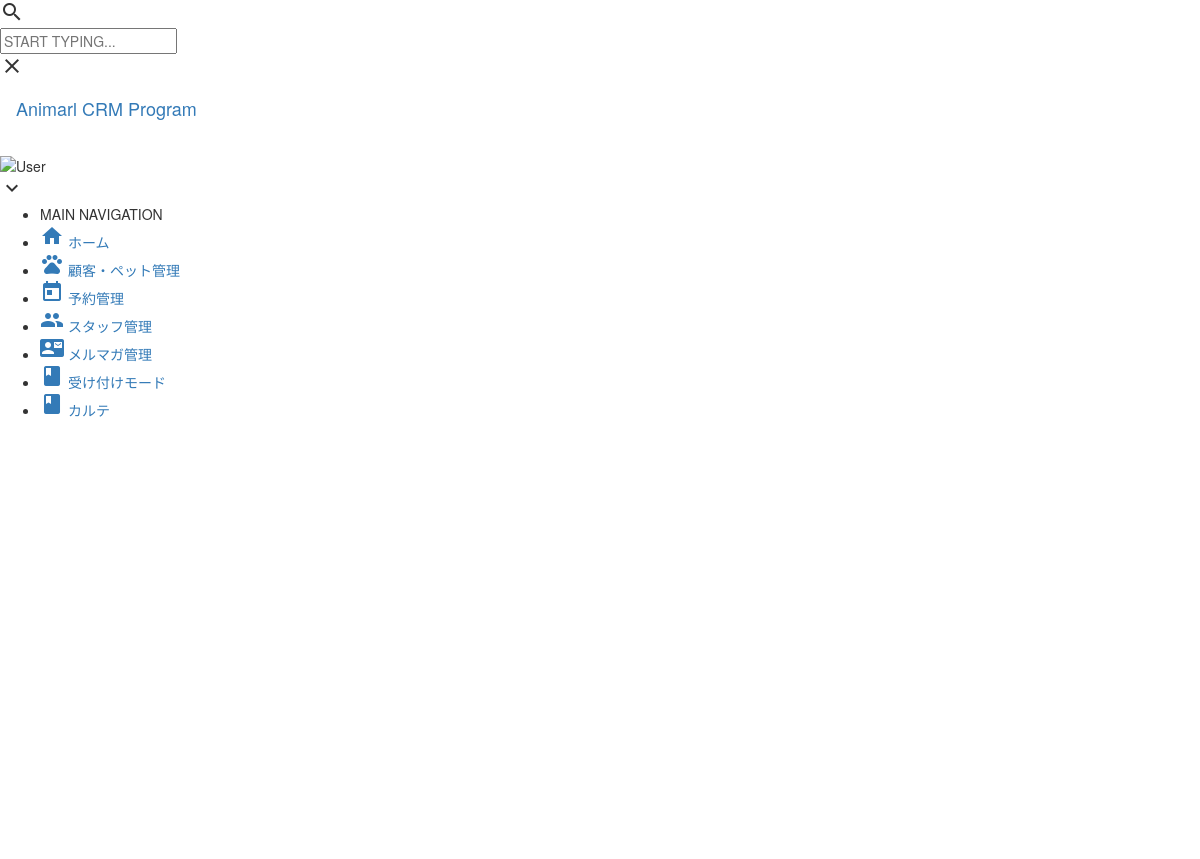
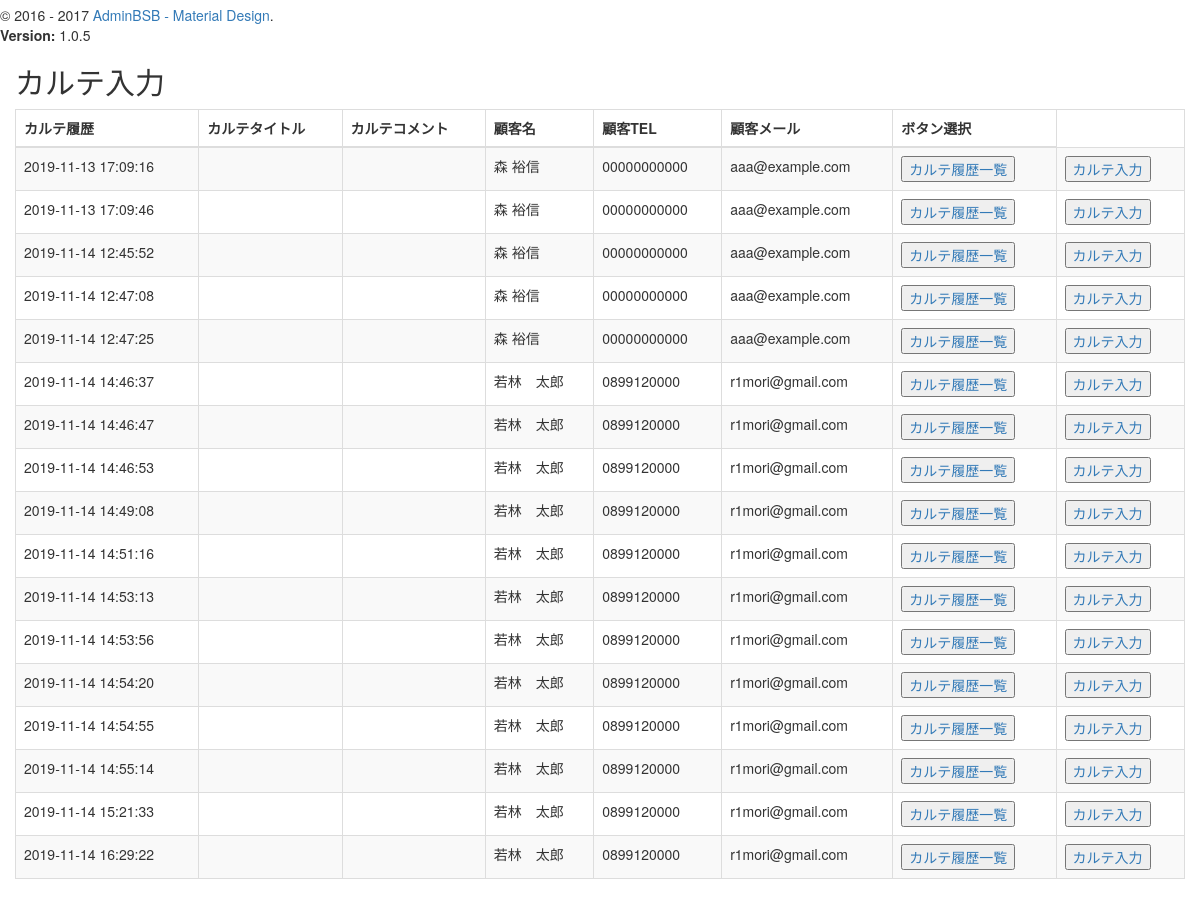
The page /index.php/karte_history on the database its author committed (2 pictures, top to bottom).
### tables this page shows
CREATE TABLE `karute` (
  `karute_id` int(5) NOT NULL AUTO_INCREMENT COMMENT 'カルテid',
  `karute_shop_id` int(5) NOT NULL COMMENT 'ショップidとのリレーション用id',
  `karute_customer_id` int(5) NOT NULL COMMENT 'カスタマーidとのリレーション用id',
  `karute_title` varchar(100) NOT NULL COMMENT 'カルテタイトル',
  `karute_comment` varchar(255) DEFAULT NULL COMMENT 'カルテ欄',
  `karute_created_at` datetime NOT NULL DEFAULT CURRENT_TIMESTAMP COMMENT '作成日時',
  `karute_update_at` datetime NOT NULL DEFAULT CURRENT_TIMESTAMP ON UPDATE CURRENT_TIMESTAMP COMMENT '更新日時',
  `karute_state` int(3) DEFAULT '1' COMMENT '削除フラグ',
  PRIMARY KEY (`karute_id`),
  KEY `i_karute` (`karute_id`)
);

CREATE TABLE `customer` (
  `customer_id` int(5) NOT NULL AUTO_INCREMENT COMMENT '顧客id',
  `customer_shop_id` int(5) DEFAULT NULL COMMENT '顧客管理ショップid',
  `customer_name` varchar(200) NOT NULL COMMENT '顧客名',
  `customer_kana` varchar(200) DEFAULT NULL COMMENT 'カナ',
  `customer_tel` varchar(11) DEFAULT NULL COMMENT '電話番号',
  `customer_zip_adress` int(7) DEFAULT NULL COMMENT '郵便番号',
  `customer_address` varchar(100) DEFAULT NULL COMMENT '住所',
  `customer_mail` varchar(100) DEFAULT NULL COMMENT 'メールアドレス',
  `customer_magazine` int(3) NOT NULL DEFAULT '0' COMMENT 'メールマガジン 0:送らない 1:送る',
  `customer_group_id` int(2) DEFAULT '0' COMMENT 'kind_group_idとジョインしたもの表示',
  `customer_add_info` text COMMENT '追加情報',
  `customer_created_at` datetime NOT NULL DEFAULT CURRENT_TIMESTAMP COMMENT '登録日時',
  `customer_updatedate` datetime NOT NULL DEFAULT CURRENT_TIMESTAMP ON UPDATE CURRENT_TIMESTAMP COMMENT '更新日時',
  `customer_state` int(3) DEFAULT '1' COMMENT '削除フラグ',
  PRIMARY KEY (`customer_id`),
  UNIQUE KEY `customer_mail` (`customer_mail`),
  KEY `i_customer` (`customer_shop_id`)
);

### application/controllers/Karte_history.php (called while the page is built, shortened)
<?php
class Karte_history extends CI_Controller
{
    public function __construct()
    {
        $this->load->helper(["url", "form"]);
        $this->load->model('Mdl_karute');
    }
    public function index()
    {
        if (!empty($data["karute_id"] = $this->input->get("karute_id"))) {
                 $data["d_karute"] = $this->Mdl_karute->new_select_karute($_SESSION["shop_id"], $data["karute_id"]);
                $this->load->view('cms/pages/parts/header');
                $this->load->view('cms/pages/parts/sidebar');
                $this->load->view('cms/vi_new_karute', $data);
        } else {
            $data["r_karute"] = $this->Mdl_karute->get_karute_for_customers($_SESSION["shop_id"]);
            $this->load->view('cms/pages/parts/header');
            $this->load->view('cms/pages/parts/sidebar');
            $this->load->view('cms/vi_rireki_karute', $data);
        }
    }
}

### index.php (called while the page is built, shortened)
<?php
require_once BASEPATH.'core/CodeIgniter.php';

### application/models/mdl_karute.php (called while the page is built, shortened)
<?php
class Mdl_karute extends CI_Model
{
    public function get_karute_for_customers($shop_id)
    {
        $where = ['customer_state ' => 1,'karute_state ' => 1, 'karute_shop_id '=> $shop_id];
        $this->db->where($where);
        $this->db->select("karute_id, karute_title, karute_comment , karute_created_at , karute_update_at, customer_id, customer_name, customer_tel , customer_mail ");
        $this->db->from('karute');
        $this->db->join('customer', 'customer_id = karute_customer_id', 'left');
        $this->db->join('shops', 'shop_id = karute_shop_id', 'left');
        $query = $this->db->get();
         return $query->result_array();
    }
}

### application/views/cms/vi_rireki_karute.php (the view, shortened to what this page needs)
<section class="content">
    <div class="container-fluid">
        <div class="row clearfix">
            <div class="col-lg-12 col-md-12 col-sm-12 col-xs-12">
                <div class="card">
                    <div class="header">
                        <form
                            action="<?php echo base_url(); ?>Karte_history/"
                            target="" method="post">
                            <h2>カルテ入力</h2>
                    </div>
                    <div class="body">
                        <div class="row clearfix">
                            <div class="col-lg-6 col-md-6 col-sm-6 col-xs-6">
                            </div>
                        </div>
                        <div class="table-responsive">
                            <table id="datatable" class="table table-bordered table-striped table-hover dataTable">
                                <thead>
                                    <tr>
                                        <th>カルテ履歴</th>
                                        <th>カルテタイトル</th>
                                        <th>カルテコメント</th>
                                        <th>顧客名</th>
                                        <th>顧客TEL</th>
                                        <th>顧客メール</th>
                                        <th>ボタン選択</th>
                                    </tr>
                                </thead>
                                <tbody>
                                    <?php
                                for ($i = 0; $i < count($r_karute); $i++) {
                                    $disply = $r_karute[$i];
                                    echo "<tr>";
                                    echo "<td>$disply[karute_created_at]</td>";
                                    echo "<td>$disply[karute_title]</td>";
                                    echo "<td>$disply[karute_comment]</td>";
                                    echo "<td>$disply[customer_name]</td>";
                                    echo "<td>$disply[customer_tel]</td>";
                                    echo "<td>$disply[customer_mail]</td>";
                                    echo "<td><button><a href=/Karte_history/rireki?customer_id=$disply[customer_id]>カルテ履歴一覧</button></td>";
                                    echo "<td><button><a href=/Karte_history/?karute_id=$disply[karute_id]>カルテ入力</button></td>";
                                    echo "</tr>";
                                }
                                ?>
                                </tbody>
                            </table>
                        </div>
                    </div>
                </div>
            </div>
        </div>
</section>
</body>
</html>

### application/views/cms/pages/parts/header.php (shortened to what this page needs)
<!DOCTYPE html>
<head>
    <link href="<?php echo base_url(); ?>assets/cms/plugins/bootstrap/css/bootstrap.css" rel="stylesheet">
    <link href="<?php echo base_url(); ?>assets/cms/plugins/node-waves/waves.css" rel="stylesheet" />
    <link href="<?php echo base_url(); ?>assets/cms/plugins/animate-css/animate.css" rel="stylesheet" />
    <link href="<?php echo base_url(); ?>assets/cms/plugins/morrisjs/morris.css" rel="stylesheet" />
    <link href="<?php echo base_url(); ?>assets/cms/plugins/bootstrap-select/css/bootstrap-select.css" rel="stylesheet" />
    <link href="<?php echo base_url(); ?>assets/cms/plugins/bootstrap-material-datetimepicker/css/bootstrap-material-datetimepicker.css" rel="stylesheet" />
    <link href='<?php echo base_url(); ?>assets/cms/plugins/fullcalendar-3.9.0/fullcalendar.min.css' rel='stylesheet' />
    <link href="<?php echo base_url(); ?>assets/cms/plugins/sweetalert/sweetalert.css" rel="stylesheet" />
    <link href="<?php echo base_url(); ?>assets/cms/css/style.css" rel="stylesheet" />
    <link href="<?php echo base_url(); ?>assets/cms/plugins/jquery-datatable/skin/bootstrap/css/dataTables.bootstrap.min.css" rel="stylesheet">
    <link rel="stylesheet" href="https://cdn.jsdelivr.net/npm/flatpickr/dist/flatpickr.min.css">
    <link href="<?php echo base_url(); ?>assets/cms/css/themes/all-themes.css" rel="stylesheet" />
</head>
<body class="theme-red">
    <div class="search-bar">
        <div class="search-icon">
            <i class="material-icons">search</i>
        </div>
        <input type="text" placeholder="START TYPING...">
        <div class="close-search">
            <i class="material-icons">close</i>
        </div>
    </div>
    <nav class="navbar" id="header">
        <div class="container-fluid">
            <div class="navbar-header">
                <a class="navbar-brand" href="#">Animarl CRM Program</a>
            </div>
        </div>
    </nav>

### application/views/cms/pages/parts/sidebar.php (shortened to what this page needs)
<?php
    $url = explode("/", $_SERVER['REQUEST_URI']);
    $req = end($url);
    $sidebar_parts_array = [
        "cl_main" => [
            "icon" => "home",
            "title" => "ホーム"
        ],
        "cl_total_list" => [
            "icon" => "pets",
            "title" => "顧客・ペット管理"
        ],
        "cl_reserve" => [
            "icon" => "today",
            "title" => "予約管理"
        ],
        "staff" => [
            "icon" => "group",
            "title" => "スタッフ管理"
        ],
        "cl_magazine" => [
            "icon" => "contact_mail",
            "title" => "メルマガ管理"
        ],
        "cl_karute" => [
            "icon" => "book",
            "title" => "受け付けモード"
        ],
        "Karte_history" => [
            "icon" => "book",
            "title" => "カルテ"
        ]
    ];
?>
<aside id="leftsidebar" class="sidebar">
    <div class="user-info">
        <div class="image">
            <img src="<?php echo base_url('assets/cms/images/user.png') ?>" width="48" height="48" alt="User" />
        </div>
        <div class="info-container">
            <div class="btn-group user-helper-dropdown">
                <i class="material-icons" data-toggle="dropdown" aria-haspopup="true"
                    aria-expanded="true">keyboard_arrow_down</i>
            </div>
        </div>
    </div>
    <div class="menu">
        <ul class="list">
            <li class="header">MAIN NAVIGATION</li>
            <?php foreach($sidebar_parts_array as $sidebar_url => $sidebar_parts): ?>
            <?php echo $req === $sidebar_url? '<li class="active">': '<li>'; ?>
                <a href="<?php echo base_url($sidebar_url); ?>">
                    <i class="material-icons"><?php echo $sidebar_parts["icon"] ?></i>
                    <span><?php echo $sidebar_parts["title"] ?></span>
                </a>
            </li>
            <?php endforeach; ?>
        </ul>
    </div>
    <div class="legal">
        <div class="copyright">
            &copy; 2016 - 2017 <a href="javascript:void(0);">AdminBSB - Material Design</a>.
        </div>
        <div class="version">
            <b>Version: </b> 1.0.5
        </div>
    </div>
</aside>

### rows shown on the page
karute: karute_created_at "2019-11-13 17:09:16", customer.customer_name "森 裕信", customer.customer_tel "00000000000", customer.customer_mail "aaa@example.com"
karute: karute_created_at "2019-11-13 17:09:46", customer.customer_name "森 裕信", customer.customer_tel "00000000000", customer.customer_mail "aaa@example.com"
karute: karute_created_at "2019-11-14 12:45:52", customer.customer_name "森 裕信", customer.customer_tel "00000000000", customer.customer_mail "aaa@example.com"
karute: karute_created_at "2019-11-14 12:47:08", customer.customer_name "森 裕信", customer.customer_tel "00000000000", customer.customer_mail "aaa@example.com"
karute: karute_created_at "2019-11-14 12:47:25", customer.customer_name "森 裕信", customer.customer_tel "00000000000", customer.customer_mail "aaa@example.com"
karute: karute_created_at "2019-11-14 14:46:37", customer.customer_name "若林 太郎", customer.customer_tel "0899120000", customer.customer_mail "r1mori@gmail.com"
karute: karute_created_at "2019-11-14 14:46:47", customer.customer_name "若林 太郎", customer.customer_tel "0899120000", customer.customer_mail "r1mori@gmail.com"
karute: karute_created_at "2019-11-14 14:46:53", customer.customer_name "若林 太郎", customer.customer_tel "0899120000", customer.customer_mail "r1mori@gmail.com"
karute: karute_created_at "2019-11-14 14:49:08", customer.customer_name "若林 太郎", customer.customer_tel "0899120000", customer.customer_mail "r1mori@gmail.com"
karute: karute_created_at "2019-11-14 14:51:16", customer.customer_name "若林 太郎", customer.customer_tel "0899120000", customer.customer_mail "r1mori@gmail.com"
karute: karute_created_at "2019-11-14 14:53:13", customer.customer_name "若林 太郎", customer.customer_tel "0899120000", customer.customer_mail "r1mori@gmail.com"
karute: karute_created_at "2019-11-14 14:53:56", customer.customer_name "若林 太郎", customer.customer_tel "0899120000", customer.customer_mail "r1mori@gmail.com"
karute: karute_created_at "2019-11-14 14:54:20", customer.customer_name "若林 太郎", customer.customer_tel "0899120000", customer.customer_mail "r1mori@gmail.com"
karute: karute_created_at "2019-11-14 14:54:55", customer.customer_name "若林 太郎", customer.customer_tel "0899120000", customer.customer_mail "r1mori@gmail.com"
karute: karute_created_at "2019-11-14 14:55:14", customer.customer_name "若林 太郎", customer.customer_tel "0899120000", customer.customer_mail "r1mori@gmail.com"
karute: karute_created_at "2019-11-14 15:21:33", customer.customer_name "若林 太郎", customer.customer_tel "0899120000", customer.customer_mail "r1mori@gmail.com"
karute: karute_created_at "2019-11-14 16:29:22", customer.customer_name "若林 太郎", customer.customer_tel "0899120000", customer.customer_mail "r1mori@gmail.com"

### other values the page prints
$sidebar_parts["title"] "ホーム"
$sidebar_parts["title"] "顧客・ペット管理"
$sidebar_parts["title"] "予約管理"
$sidebar_parts["title"] "スタッフ管理"
$sidebar_parts["title"] "メルマガ管理"
$sidebar_parts["title"] "受け付けモード"
$sidebar_parts["title"] "カルテ"
